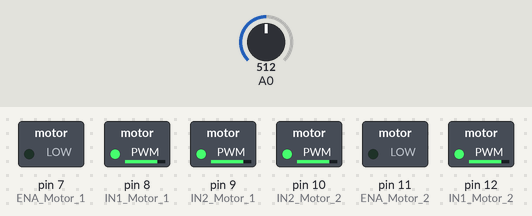
Simulated run of this sketch. Board: Arduino Mega 2560, built with avr-gcc and run on an emulated ATmega2560. Parts: switched loads named in the sketch (green lamp = pin HIGH). The inputs (shaded band) are chosen by the test bench; at power-on: A0 = 512. What the sketch prints to the serial monitor is not drawn.

Above: at 0.1 s.
Timing chart, 0 to 1.6 s (numbered marks = the images above):
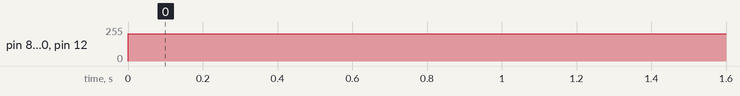

The sketch:

Blinktableyeah.ino
```cpp
#include <NewPing.h>

#define FORWARD_TIME 1000    // delay after forward
#define REVERSE_TIME 1000    // delay after reverse
#define STOP_TIME 1000       // delay after stop
#define TURN_TIME 500 // delay after turn

#define MAX_DISTANCE 200 // Maximum distance (in cm) to ping.
#define PING_INTERVAL 33 // Milliseconds between sensor pings (29ms is about the min to avoid cross-sensor echo).

unsigned long pingTimer; // Holds the times when the next ping should happen for each sensor.
unsigned int forward_sensor_cm;         // Where the ping distances are stored.

NewPing forward_sensor =
  NewPing(13, 17, MAX_DISTANCE); // Each sensor's trigger pin, echo pin, and max distance to ping.

int right_l_sensor = 0;   //right light sensor
int middle_l_sensor = 0;  //middle light sensor
int left_l_sensor = 0;    //left light sensor

int count = 0;
void setup() {

  pinMode(2, INPUT);   // button 1
  pinMode(3, INPUT);   // button 2

  pinMode(7, OUTPUT);  // ENA Motor 1
  pinMode(8, OUTPUT);  // IN1 Motor 1
  pinMode(9, OUTPUT);  // IN2 Motor 1

  pinMode(11, OUTPUT); // ENA Motor 2
  pinMode(12, OUTPUT); // IN1 Motor 2
  pinMode(10, OUTPUT); // IN2 Motor 2

  digitalWrite(14, HIGH); // left light sensor
  digitalWrite(15, HIGH); // middle light sensor
  digitalWrite(16, HIGH); // right light sensor

  Serial.begin(115200);
}

void loop() {
  forward_motors();
  delay(50);
  Serial.println(analogRead(0));
  // forward_sensor.ping_timer(echoCheck);
  // Serial.println(forward_sensor_cm);

}

void stop_motors () {
  digitalWrite(9, HIGH);  // stop 1 sec
  digitalWrite(8, LOW);
  digitalWrite(7, LOW);
  digitalWrite(10, HIGH);
  digitalWrite(12, LOW);
  digitalWrite(11, LOW);
}

void forward_motors() {

  //ernie
if (forward_sensor_cm < 11)
{
  analogWrite(9, 204);    // reverse 1 sec
  analogWrite(8, 204);
  digitalWrite(7, LOW);
  analogWrite(10, 204);
  analogWrite(12, 204);
  digitalWrite(11, LOW);
}

  //bert
else
{
  analogWrite(9, 135);    // reverse 1 sec
  analogWrite(8, 135);
  digitalWrite(7, LOW);
  analogWrite(10, 135);
  analogWrite(12, 135);
  digitalWrite(11, LOW);
}
}

void reverse_motors() {
  analogWrite(9, 220);    // forward 1 sec
  digitalWrite(8, LOW);
  digitalWrite(7, HIGH);
  digitalWrite(10, HIGH);
  digitalWrite(12, LOW);
  digitalWrite(11, HIGH);
}

void turn_right_motors() {
  analogWrite(9, 220);    // reverse 1 sec
  digitalWrite(8, HIGH);
  digitalWrite(7, LOW);
  digitalWrite(10, HIGH);
  digitalWrite(12, LOW);
  digitalWrite(11, LOW);
}

void turn_left_motors() {
  analogWrite(9, 220);    // reverse 1 sec
  digitalWrite(8, LOW);
  digitalWrite(7, HIGH);
  digitalWrite(10, HIGH);
  digitalWrite(12, HIGH);
  digitalWrite(11, LOW);
}

void stop_near_wall() {

}


void echoCheck() { // If ping received, set the sensor distance to array.
  if (forward_sensor.check_timer())
    forward_sensor_cm = forward_sensor.ping_result / US_ROUNDTRIP_CM;

}
```

Measured:
- by itself, pin 8 (IN1_Motor_1), pin 9 (IN2_Motor_1), pin 10 (IN2_Motor_2), pin 12 (IN1_Motor_2): 0/255 → 204/255 at 0.00 s
